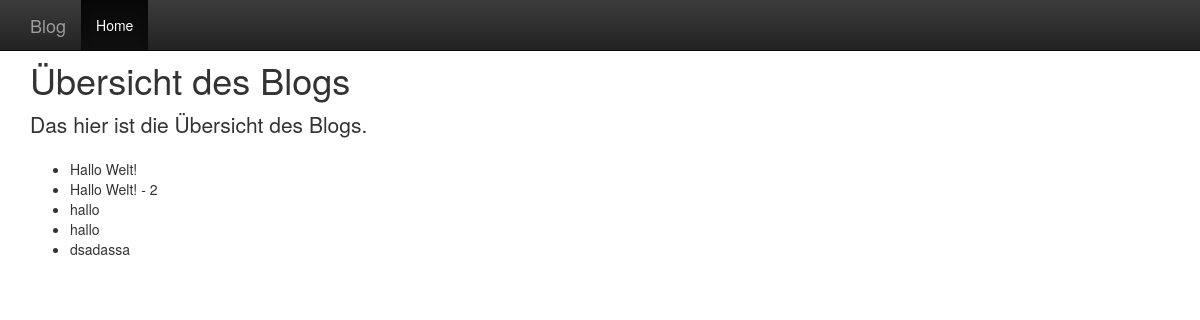
The page /htdocs/pages/sitemap.php on the database its author committed.
### tables this page shows
CREATE TABLE `posts` (
  `id` int(11) NOT NULL,
  `title` varchar(255) NOT NULL,
  `content` text NOT NULL
);

### htdocs/pages/sitemap.php (the view, shortened to what this page needs)
<?php include("../database.php"); ?>
<!DOCTYPE html>
<html lang="en">
  <head>
    <link rel="stylesheet" href="https://maxcdn.bootstrapcdn.com/bootstrap/3.3.6/css/bootstrap.min.css">
    <link rel="stylesheet" href="https://maxcdn.bootstrapcdn.com/bootstrap/3.3.6/css/bootstrap-theme.min.css">
  </head>
  <body>
    <nav class="navbar navbar-inverse navbar-fixed-top">
      <div class="container">
        <div class="navbar-header">
          <a class="navbar-brand" href="index.php">Blog</a>
        </div>
        <div id="navbar" class="collapse navbar-collapse">
          <ul class="nav navbar-nav">
            <li class="active"><a href="index.php">Home</a></li>
          </ul>
        </div>
      </div>
    </nav>
    <br /><br />
    <div class="container">
      <h1>Übersicht des Blogs</h1>
      <p class="lead">Das hier ist die Übersicht des Blogs.</p>
      <?php
        $res = $pdo->query("SELECT * FROM `posts`");
      ?>
      <ul>
        <?php foreach ($res AS $row): ?>
          <li>
            <?php echo $row["title"]; ?>
          </li>
        <?php endforeach; ?>
      </ul>
    </div>
  </body>
</html>

### rows shown on the page
posts: title "Hallo Welt!"
posts: title "Hallo Welt! - 2"
posts: title "hallo"
posts: title "hallo"
posts: title "dsadassa"
